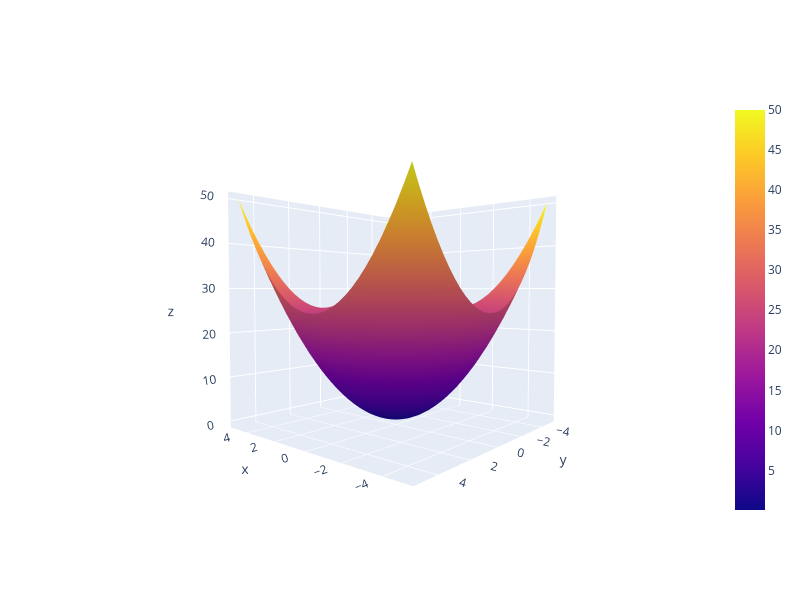

This figure's notebook cell:
### Markdown cell above
# 1.Surface chart : Convex 3D chart

### Code cell
import numpy as np

x= np.linspace(-5,5,30)
y=np.linspace(-5,5,30)
x_new,y_new=np.meshgrid(x,y)  #Converting 1D data to 2D data

z_new = x_new**2 +  y_new**2
#plot the 3D chart
fig=go.Figure(data=[go.Surface(x=x_new,y=y_new,z=z_new)]).update_layout(width=800,height=600)
fig.show()

### Figure 1 — Plotly figure (JSON) as saved in the notebook; plotly's stock layout.template omitted (floating-point values rounded to 4 significant figures; data arrays with more than 128 entries replaced by an {"elided": "..."} marker saying what was removed)
{"data": [{"type": "surface", "x": {"elided": "30x30 float values"}, "y": {"elided": "30x30 float values"}, "z": {"elided": "30x30 float values"}}], "layout": {"height": 600, "scene": {"aspectmode": "auto", "aspectratio": {"x": 1, "y": 1, "z": 1}, "camera": {"center": {"x": 0, "y": 0, "z": 0}, "eye": {"x": -1.436, "y": 1.662, "z": 0.08158}, "projection": {"type": "perspective"}, "up": {"x": 0, "y": 0, "z": 1}}}, "width": 800}}
